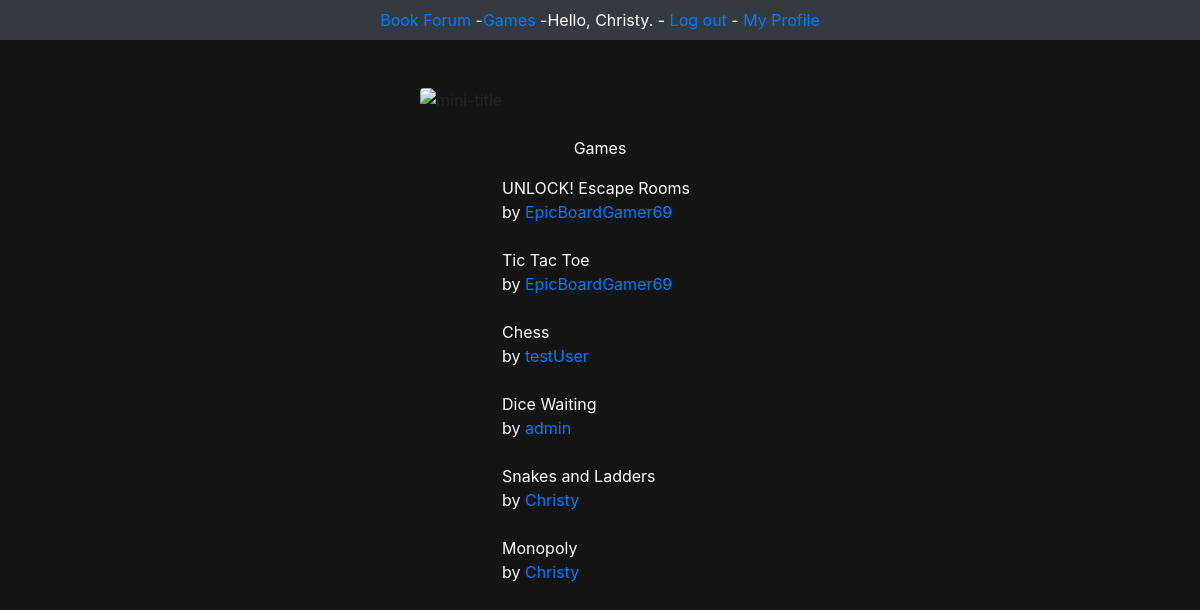
The app's page /games/ (signed in), older data.
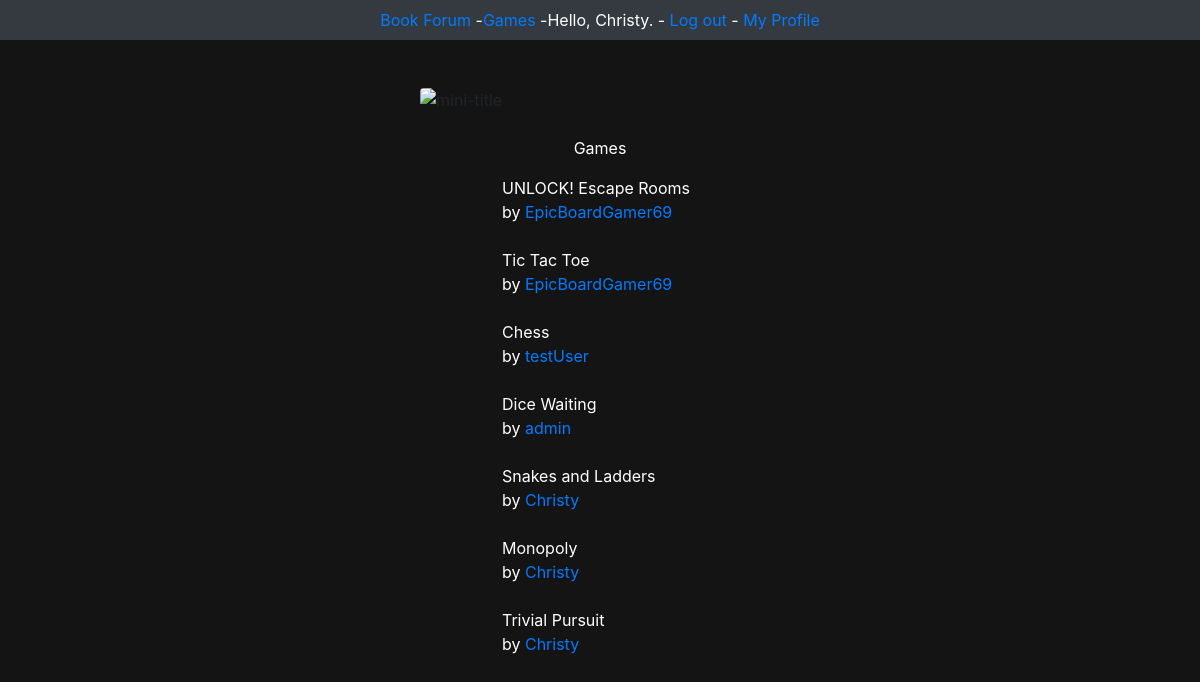
The same page, newer data.
### main/models.py (models this page shows, shortened)
class Game(models.Model):
    name = models.CharField(max_length=80)
    description = models.CharField(max_length=500)
    owner = models.ForeignKey(User, on_delete=models.CASCADE)
    availability = models.BooleanField()
    date_added = models.DateTimeField(auto_now_add=True)
    date_modified = models.DateTimeField(auto_now=True)
    def __str__(self):
        return self.name

### users/models.py (models this page shows, shortened)
class User(AbstractBaseUser):
    username = models.CharField(max_length=50, unique=True)
    biography = models.CharField(max_length=300)
    is_staff = models.BooleanField(default=False)
    is_admin = models.BooleanField(default=False)
    date_joined = models.DateTimeField(auto_now_add=True)
    last_login = models.DateTimeField(auto_now=True)
    USERNAME_FIELD = 'username'
    objects = UserManager()  # Links this extended user class to its manager
    def __str__(self):
        return self.username

### main/views.py (the view)
# urls.py: path('games/', views.games, name='games'),
@login_required
def games(request):
    games = Game.objects.order_by('date_added')
    context = {'games': games}
    return render(request, 'main/games.html', context)

### main/templates/main/games.html
{% extends "main/base.html" %}
{% block content %}
<br>
<p class ="text-white text-center">Games</p>
<div class="d-flex">
    <ul class="list-inline mx-auto justify-content-center">
        {% for game in games %}
            <li class="list-inline-item text-white">{{ game }}</li>
            <a class="text-white "><br>by</a>
            <a href="{% url 'users:profile' game.owner.id %}" class = "text-primary">{{ game.owner }}</a>
            <br><br>
        {% empty %}
            <li>No games have been added yet :(</li>
        {% endfor %}
    </ul>
    </div>
{% endblock content %}

Row changes from the older to the newer data that the page shows:
added Game: name "Trivial Pursuit", owner "Christy"
